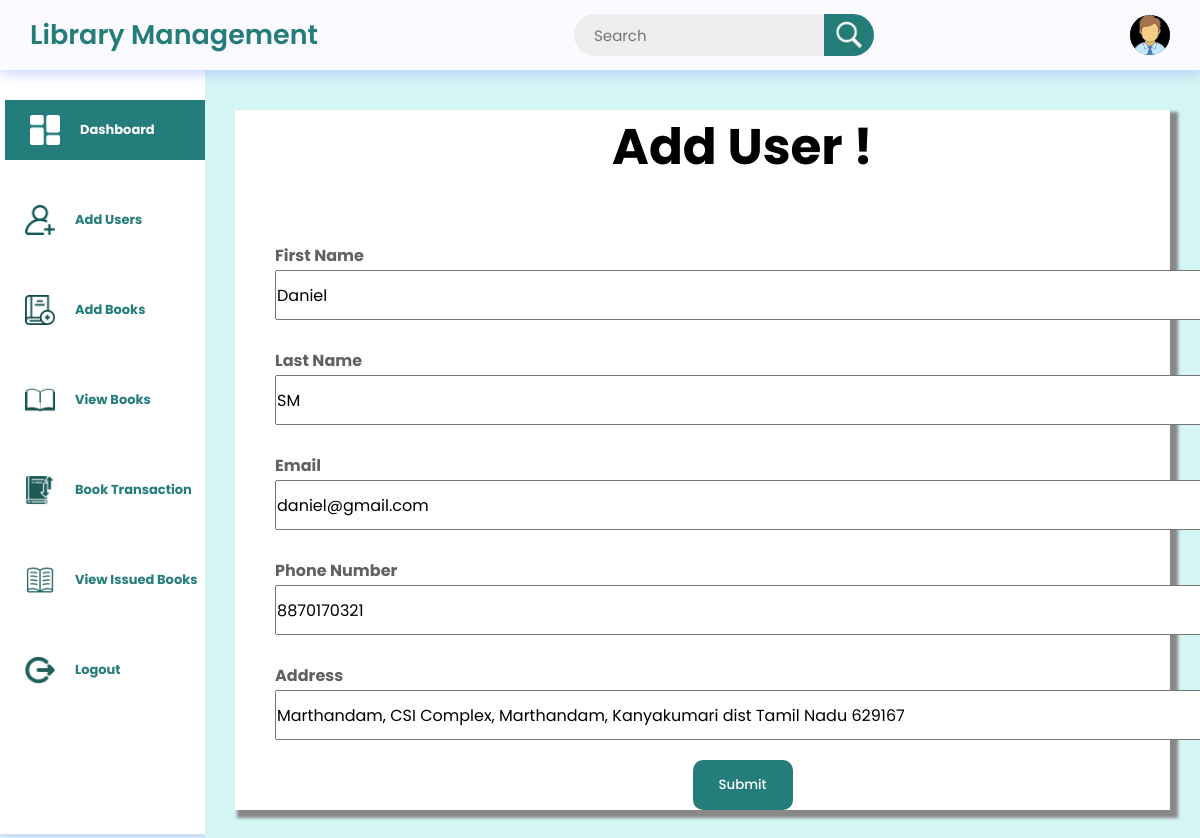
The page /edituser/C8J9EQXV on the database its author committed.
### library/models.py (models this page shows, shortened)
class addusermodel(models.Model):
    memberid = models.CharField(max_length=8, unique=True, blank=True, null=True)
    firstname=models.CharField(max_length=20)
    lastname=models.CharField(max_length=20)
    email=models.EmailField()
    phonenumber=models.TextField()
    address=models.TextField()
    date=models.DateField(auto_now_add=True)

### library/views.py (the view)
# urls.py: path('edituser/<memberid>',views.editusers,name="updateuser"),
def editusers(request,memberid):
    data=models.addusermodel.objects.get(memberid=memberid)
    print(data)
    if request.method == "POST":
        print(request.POST)
        form=forms.UpdateUser(request.POST,instance=data)
        if form.is_valid():
            print("valid")
            form.save()
            print("save")
            return redirect('viewuser')
    else:
        form=forms.UpdateUser(instance=data)
    return render(request,'library/updateuser.html',{"data":data,"form":form})

### library/forms.py
class UpdateUser(forms.ModelForm):
    class Meta:
        model=models.addusermodel
        fields="__all__"

### templates/library/updateuser.html (shortened to what this page needs)
<!DOCTYPE html>
{% load static %}
<html lang="en">
<head>
</head>
<body>
    <header>
        <div class="logosec">
            <div class="logo">Library Management</div>
        </div>
        <div class="searchbar">
            <input type="text"
                   placeholder="Search">
            <div class="searchbtn">
              <img src=
"{% static 'images/searchbtn.jpg' %}"
                    class="icn srchicn"
                    alt="search-icon">
              </div>
        </div>
        <div class="message">
            <div class="dp">
              <img src=
"{% static 'images/adminlogin.png' %}"
                    class="dpicn"
                    alt="dp">
              </div>
        </div>
    </header>
    <div class="main-container">
      <div class="navcontainer">
          <nav class="nav" id="upnav">
              <div class="nav-upper-options">
                <a href="/afterlogin"><div class="nav-option option1">
                  <img src=
"{% static 'images/dashboard.png' %}"
                      class="nav-img"
                      alt="dashboard">
                  <h3 class="h3"> Dashboard</h3>
              </div></a>
              <a href="/adduser"><div class="option2 nav-option">
                <img src=
"{% static 'images/addusers.png' %}"
                    class="nav-img"
                    alt="articles">
                <h3 class="h3"> Add Users</h3>
            </div></a>
              <a href="/addbook"><div class="option2 nav-option">
                  <img src=
"{% static 'images/addbooks.png' %}"
                      class="nav-img"
                      alt="articles">
                  <h3 class="h3"> Add Books</h3>
              </div></a>
             <a href="/viewcategorybook"> <div class="nav-option option3">
                  <img src=
"{% static 'images/viewbooks.png' %}"
                      class="nav-img"
                      alt="report">
                  <h3 class="h3">View Books</h3>
              </div></a>
              <a href="/issuebook"><div class="nav-option option4">
                  <img src=
"{% static 'images/transactionbook.png' %}"
                      class="nav-img"
                      alt="institution">
                  <h3 class="h3">Book Transaction</h3>
              </div></a>
              <a href="/viewissuedbook"><div class="nav-option option5">
                  <img src=
"{% static 'images/viewissuedbook.png' %}"
                      class="nav-img"
                      alt="blog">
                  <h3 class="h3"> View Issued Books</h3>
              </div></a>
               <a href="{% url 'log out' %}"> <div class="nav-option logout">
                    <img src=
"{% static 'images/logouts.png' %}"
                        class="nav-img"
                        alt="logout">
                    <h3 class="h3">Logout</h3>
                </div></a>
                </div>
            </nav>
        </div>
        <div class="main">
<div class="container-fluid xl" id="fluid">
    <div class="container" id="cont">
        <div class="card">
<h4 class="p-3 mb-2 " style = 'font-size: 50px;text-align:center;color:black;'>Add User !</h4><br><br>
            <div class="card-body">
                <form action="" method="post" >
    <label for="firstname" class="lab">First Name </label><br>
    <input type="text" name="firstname" id="firstname" value="{{form.firstname.value}}" class="inp" ><br>
    <label for="lastname" class="lab">Last Name</label><br>
    <input type="text" name="lastname" id="lastname" class="inp" value="{{form.lastname.value}}" ><br>
    <label for="em" class="lab">Email</label><br>
    <input type="email" name="email" id="em" class="inp" value="{{form.email.value}}"><br>
    <label for="phonenumber" class="lab">Phone Number </label><br>
    <input type="text" name="phonenumber" id="phonenumber" class="inp" value="{{form.phonenumber.value}}"><br>
    <label for="address" class="lab">Address </label><br>
    <input type="text" id="address" name="address" class="inp" value="{{form.address.value}}">
    <center><button class="btn" type="submit">Submit</button></center>
</form>
            </div>
        </div>
    </div>
</div>
        </div>
    </div>
</body>
</html>

### templates/library/updateuser.html (style rules this page uses)
* { margin: 0; padding: 0; box-sizing: border-box; font-family: "Poppins", sans-serif; }
:root { --background-color1: #fafaff; --background-color2: #ffffff; --background-color3: #ededed; --background-color4: #d4f5f4; --primary-color: #247d7b; --secondary-color: #247d7b; --Border-color: #247d7b; --one-use-color: #247d7b; --two-use-color: #247d7b; }
body { background-color: var(--background-color4); max-width: 100%; overflow-x: hidden; }
header { height: 70px; width: 100vw; padding: 0 30px; background-color: var(--background-color1); position: fixed; z-index: 100; box-shadow: 1px 1px 15px rgba(161, 182, 253, 0.825); display: flex; justify-content: space-between; align-items: center; }
.logo { font-size: 27px; font-weight: 600; color: #247d7b; }
.icn { height: 30px; }
.searchbar, .message, .logosec { display: flex; align-items: center; justify-content: center; }
.logosec { gap: 60px; }
.searchbar input { width: 250px; height: 42px; border-radius: 50px 0 0 50px; background-color: var(--background-color3); padding: 0 20px; font-size: 15px; outline: none; border: none; }
.searchbtn { width: 50px; height: 42px; display: flex; align-items: center; justify-content: center; border-radius: 0px 50px 50px 0px; background-color: var(--secondary-color); cursor: pointer; }
.message { gap: 40px; position: relative; cursor: pointer; }
.dp { height: 40px; width: 40px; background-color: #626262; border-radius: 50%; display: flex; align-items: center; justify-content: center; overflow: hidden; }
.main-container { display: flex; width: 100vw; position: relative; top: 70px; z-index: 1; }
.dpicn { height: 42px; }
.main { height: calc(100vh - 70px); width: 100%; overflow-y: scroll; overflow-x: hidden; padding: 40px 30px 30px 30px; }
.nav { min-height: 91vh; width: 250px; background-color: var(--background-color2); position: absolute; top: 0px; left: 00; box-shadow: 1px 1px 10px rgba(198, 189, 248, 0.825); display: flex; flex-direction: column; justify-content: space-between; overflow: hidden; padding: 30px 0 20px 10px; }
.navcontainer { height: calc(100vh - 70px); width: 250px; position: relative; overflow-y: scroll; overflow-x: hidden; transition: all 0.5s ease-in-out; }
.nav-option { width: 250px; height: 60px; display: flex; align-items: center; padding: 0 30px 0 20px; gap: 20px; transition: all 0.1s ease-in-out; }
.nav-img { height: 30px; }
a { text-decoration: none; color: #247d7b; }
.nav-upper-options { display: flex; flex-direction: column; align-items: center; gap: 30px; }
.option1 { border-left: 5px solid #247d7b; background-color: var(--Border-color); color: white; cursor: pointer; }
.h3 { font-size: small; font-weight: 700; }
#fluid { padding: 0px; width: 100%; position: relative; background-color: white; box-shadow: 5px 5px 3px 3px #888888; }
.card { width: 100%; position: relative; margin-left:40px; border: none; }
#cont { color: white; }
.card-body { font-size: x-large; font-weight: 500; position: relative; }
.lab { font-size: medium; font-weight: 700; color: rgb(97, 97, 97); }
.inp { width: 1200px; height: 50px; font-size: medium; margin-bottom: 20px; }
.btn { background-color: #247d7b; width: 100px; height: 50px; color: white; font-weight:500 ; border: none; border-radius: 10px; }

### rows shown on the page
addusermodel: firstname "Daniel", lastname "SM", email "daniel@gmail.com", phonenumber "8870170321", address "Marthandam, CSI Complex, Marthandam, Kanyakumari dist Tamil Nadu 629167"
